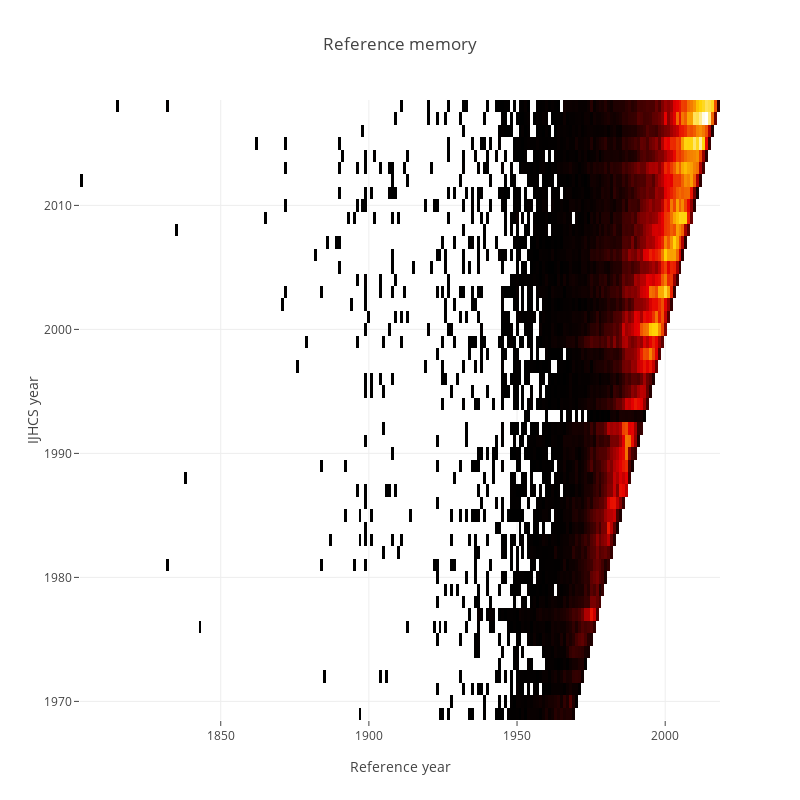

The notebook cell saved with this chart:
### Code cell
trace0 = go.Heatmap(z=heatmap_df.values.tolist(),
                   x=heatmap_df.columns,
                   y=heatmap_df.index,
                   colorscale='Hot',
                   showscale=False)

layout = dict(title='Reference memory',
              width = 800, height = 800,
              xaxis=dict(title='Reference year'),
              yaxis=dict(title='IJHCS year'))

fig = go.Figure(data=[trace0], layout=layout)
plotly.offline.iplot(fig)
pio.write_image(fig, 'reports/images/ijhcs_reference_memory.png')

### Figure 1 — Plotly figure (JSON) as saved in the notebook; plotly's stock layout.template omitted (floating-point values rounded to 4 significant figures; data arrays with more than 128 entries replaced by an {"elided": "..."} marker saying what was removed)
{"data": [{"colorscale": "Hot", "showscale": false, "type": "heatmap", "uid": "1a6b5c57-4d7c-431e-8265-22d6d902a9d3", "x": {"elided": "216 int values"}, "y": [1969, 1970, 1971, 1972, 1973, 1974, 1975, 1976, 1977, 1978, 1979, 1980, 1981, 1982, 1983, 1984, 1985, 1986, 1987, 1988, 1989, 1990, 1991, 1992, 1993, 1994, 1995, 1996, 1997, 1998, 1999, 2000, 2001, 2002, 2003, 2004, 2005, 2006, 2007, 2008, 2009, 2010, 2011, 2012, 2013, 2014, 2015, 2016, 2017, 2018], "z": {"elided": "50x216 int values"}}], "layout": {"height": 800, "title": {"text": "Reference memory"}, "width": 800, "xaxis": {"title": {"text": "Reference year"}}, "yaxis": {"title": {"text": "IJHCS year"}}}}
